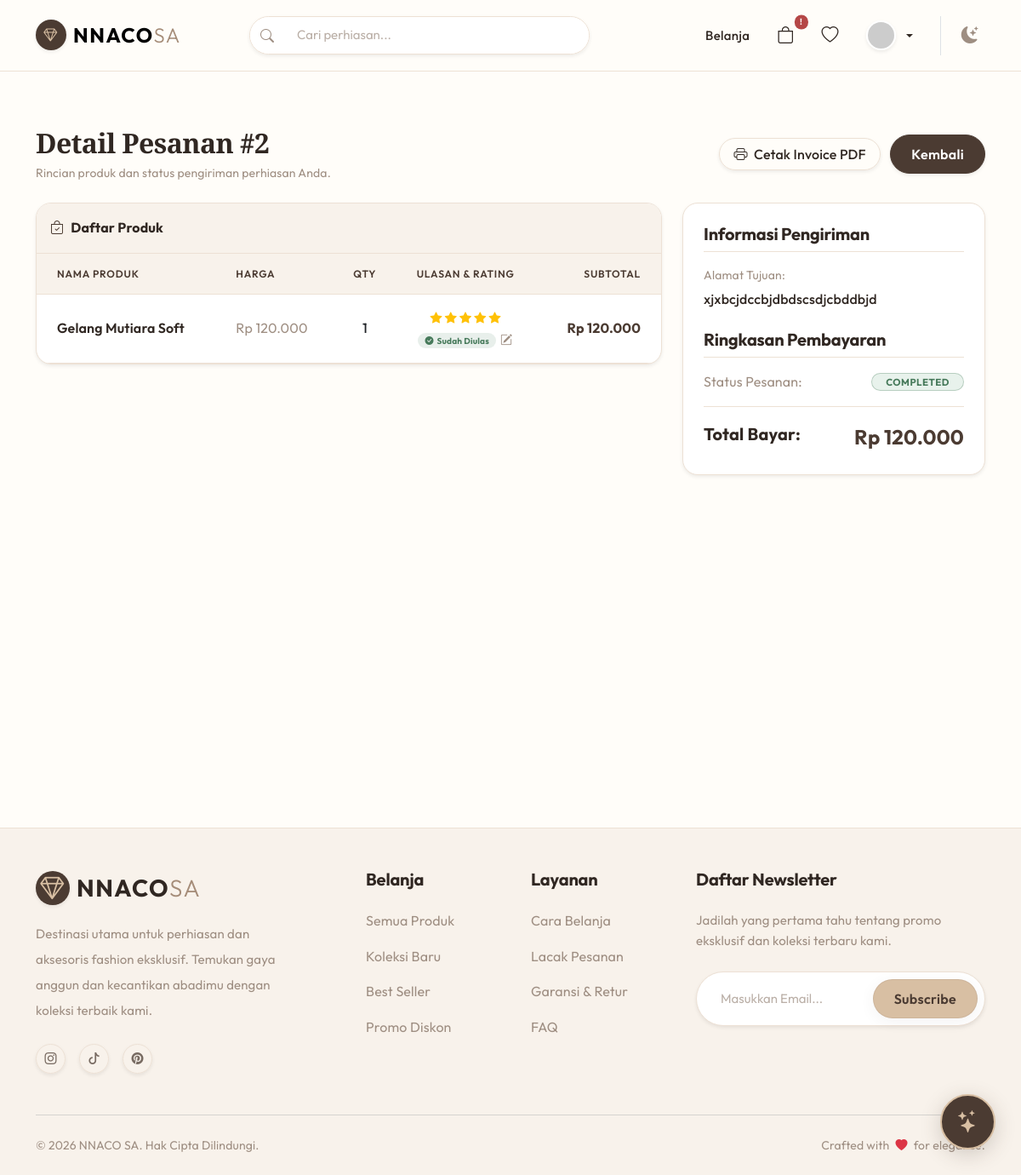
Page /public/order/detail/2 (signed in) on the committed database.
### tables this page shows
CREATE TABLE `orders` (
  `id` int(11) NOT NULL AUTO_INCREMENT,
  `user_id` int(11) NOT NULL,
  `phone` varchar(25) DEFAULT NULL,
  `coupon_id` int(11) DEFAULT NULL,
  `total_amount` decimal(10,2) NOT NULL,
  `status` enum('pending','processing','shipped','completed','cancelled') NOT NULL DEFAULT 'pending',
  `shipping_address` text NOT NULL,
  `created_at` timestamp NOT NULL DEFAULT current_timestamp(),
  PRIMARY KEY (`id`),
  KEY `user_id` (`user_id`),
  KEY `coupon_id` (`coupon_id`),
  CONSTRAINT `orders_ibfk_1` FOREIGN KEY (`user_id`) REFERENCES `users` (`id`),
  CONSTRAINT `orders_ibfk_2` FOREIGN KEY (`coupon_id`) REFERENCES `coupons` (`id`) ON DELETE SET NULL
);

CREATE TABLE `order_items` (
  `id` int(11) NOT NULL AUTO_INCREMENT,
  `order_id` int(11) NOT NULL,
  `product_id` int(11) NOT NULL,
  `quantity` int(11) NOT NULL,
  `price` decimal(10,2) NOT NULL,
  PRIMARY KEY (`id`),
  KEY `order_id` (`order_id`),
  KEY `product_id` (`product_id`),
  CONSTRAINT `order_items_ibfk_1` FOREIGN KEY (`order_id`) REFERENCES `orders` (`id`) ON DELETE CASCADE,
  CONSTRAINT `order_items_ibfk_2` FOREIGN KEY (`product_id`) REFERENCES `products` (`id`)
);

CREATE TABLE `products` (
  `id` int(11) NOT NULL AUTO_INCREMENT,
  `category_id` int(11) NOT NULL,
  `name` varchar(100) NOT NULL,
  `description` text DEFAULT NULL,
  `price` decimal(10,2) NOT NULL,
  `stock` int(11) NOT NULL DEFAULT 0,
  `created_at` timestamp NOT NULL DEFAULT current_timestamp(),
  PRIMARY KEY (`id`),
  KEY `category_id` (`category_id`),
  CONSTRAINT `products_ibfk_1` FOREIGN KEY (`category_id`) REFERENCES `categories` (`id`)
);

CREATE TABLE `reviews` (
  `id` int(11) NOT NULL AUTO_INCREMENT,
  `user_id` int(11) NOT NULL,
  `product_id` int(11) NOT NULL,
  `order_id` int(11) NOT NULL,
  `rating` int(11) NOT NULL CHECK (`rating` >= 1 and `rating` <= 5),
  `comment` text DEFAULT NULL,
  `created_at` timestamp NOT NULL DEFAULT current_timestamp(),
  PRIMARY KEY (`id`),
  KEY `user_id` (`user_id`),
  KEY `product_id` (`product_id`),
  KEY `order_id` (`order_id`),
  CONSTRAINT `reviews_ibfk_1` FOREIGN KEY (`user_id`) REFERENCES `users` (`id`) ON DELETE CASCADE,
  CONSTRAINT `reviews_ibfk_2` FOREIGN KEY (`product_id`) REFERENCES `products` (`id`) ON DELETE CASCADE,
  CONSTRAINT `reviews_ibfk_3` FOREIGN KEY (`order_id`) REFERENCES `orders` (`id`) ON DELETE CASCADE
);

### app/views/order/detail.php (the view, shortened to what the rows shown need)
<div class="container py-4 min-vh-100">
    <div class="d-flex justify-content-between align-items-center mb-4 flex-wrap gap-2">
        <div>
            <h2 class="fw-bold mb-1" style="color:var(--color-text);">Detail Pesanan #<?= $data['order']['id']; ?></h2>
            <p class="text-muted small mb-0">Rincian produk dan status pengiriman perhiasan Anda.</p>
        </div>
        <div>
            <a href="<?= BASEURL; ?>/order/invoice/<?= $data['order']['id']; ?>" target="_blank" class="btn btn-outline-dark rounded-pill me-2 px-3 shadow-sm"><i class="bi bi-printer me-1"></i> Cetak Invoice PDF</a>
            <a href="<?= BASEURL; ?>/order" class="btn btn-primary rounded-pill px-4 shadow-sm">Kembali</a>
        </div>
    </div>
    <div class="row g-4">
        <div class="col-md-8">
            <div class="card card-soft border shadow-sm mb-4" style="background:var(--color-surface); border-color:var(--color-border) !important;">
                <div class="card-header py-3 fw-bold border-bottom" style="background:var(--color-surface-soft); border-color:var(--color-border) !important; color:var(--color-text);">
                    <i class="bi bi-bag-check me-2 text-primary"></i>Daftar Produk
                </div>
                <div class="card-body p-0">
                    <div class="table-responsive">
                        <table class="table mb-0 align-middle">
                            <thead class="table-light">
                                <tr>
                                    <th class="ps-4">Nama Produk</th>
                                    <th>Harga</th>
                                    <th class="text-center">Qty</th>
                                    <th class="text-center">Ulasan & Rating</th>
                                    <th class="pe-4 text-end">Subtotal</th>
                                </tr>
                            </thead>
                            <tbody>
                                <?php foreach($data['items'] as $item): ?>
                                <tr>
                                    <td class="ps-4 py-3 fw-medium" style="max-width:220px; color:var(--color-text);">
                                        <a href="<?= BASEURL; ?>/catalog/detail/<?= $item['product_id']; ?>" class="text-decoration-none text-reset hover-primary d-block text-truncate fw-semibold">
                                            <?= Security::escape($item['name']); ?>
                                        </a>
                                    </td>
                                    <td class="text-muted">Rp <?= number_format($item['price'], 0, ',', '.'); ?></td>
                                    <td class="text-center fw-medium"><?= $item['quantity']; ?></td>
                                    <td class="text-center">
                                        <?php
                                            $userReview = $data['reviews'][$item['product_id']] ?? null;
                                            $orderStatus = strtolower($data['order']['status']);
                                            $canReview = in_array($orderStatus, ['processing', 'shipped', 'completed', 'delivered']);
                                        ?>
                                        <?php if($userReview): ?>
                                            <div class="d-inline-flex flex-column align-items-center">
                                                <div class="text-warning small mb-1">
                                                    <?php for($s=1; $s<=5; $s++): ?>
                                                        <i class="bi <?= ($s <= (int)$userReview['rating']) ? 'bi-star-fill' : 'bi-star'; ?>"></i>
                                                    <?php endfor; ?>
                                                </div>
                                                <div class="d-flex align-items-center gap-1">
                                                    <span class="badge rounded-pill px-2 py-1" style="background:rgba(71,122,91,0.12); color:var(--color-success); font-size:10px;">
                                                        <i class="bi bi-check-circle-fill me-1"></i>Sudah Diulas
                                                    </span>
                                                    <button type="button" class="btn btn-sm btn-link p-0 text-muted small text-decoration-none" data-bs-toggle="modal" data-bs-target="#reviewModal<?= $item['product_id']; ?>" title="Ubah Ulasan">
                                                        <i class="bi bi-pencil-square"></i>
                                                    </button>
                                                </div>
                                            </div>
                                        <?php elseif($canReview): ?>
                                            <button type="button" class="btn btn-sm btn-primary-soft rounded-pill px-3 shadow-sm fw-semibold" data-bs-toggle="modal" data-bs-target="#reviewModal<?= $item['product_id']; ?>">
                                                <i class="bi bi-star-fill text-warning me-1"></i> Beri Ulasan
                                            </button>
                                        <?php else: ?>
                                            <span class="text-muted small fst-italic">Menunggu pesanan</span>
                                        <?php endif; ?>
                                    </td>
                                    <td class="pe-4 text-end fw-bold" style="color:var(--color-primary);">Rp <?= number_format($item['price'] * $item['quantity'], 0, ',', '.'); ?></td>
                                </tr>
                                <?php endforeach; ?>
                            </tbody>
                        </table>
                    </div>
                </div>
            </div>
        </div>
        <div class="col-md-4">
            <div class="card card-soft border shadow-sm mb-4" style="background:var(--color-surface); border-color:var(--color-border) !important;">
                <div class="card-body p-4">
                    <h5 class="fw-bold mb-3 border-bottom pb-2" style="color:var(--color-text); border-color:var(--color-border) !important;">Informasi Pengiriman</h5>
                    <p class="small text-muted mb-1">Alamat Tujuan:</p>
                    <p class="fw-medium lh-base mb-3" style="color:var(--color-text);"><?= nl2br(Security::escape($data['order']['shipping_address'])); ?></p>
                    <h5 class="fw-bold mt-4 mb-3 border-bottom pb-2" style="color:var(--color-text); border-color:var(--color-border) !important;">Ringkasan Pembayaran</h5>
                    <div class="d-flex justify-content-between mb-2 align-items-center">
                        <span class="text-muted">Status Pesanan:</span>
                        <?php
                            $st = strtolower($data['order']['status']);
                            $badgeStyle = 'background:var(--color-taupe); color:#fff;';
                            if ($st == 'pending') $badgeStyle = 'background:var(--color-warning-soft); color:var(--color-warning); border:1px solid rgba(166,106,32,0.3);';
                            elseif ($st == 'processing') $badgeStyle = 'background:var(--color-info-soft); color:var(--color-info); border:1px solid rgba(82,109,130,0.3);';
                            elseif ($st == 'shipped') $badgeStyle = 'background:var(--color-primary); color:var(--color-accent);';
                            elseif ($st == 'completed' || $st == 'delivered') $badgeStyle = 'background:var(--color-success-soft); color:var(--color-success); border:1px solid rgba(71,122,91,0.3);';
                            elseif ($st == 'cancelled') $badgeStyle = 'background:var(--color-danger-soft); color:var(--color-danger); border:1px solid rgba(181,71,71,0.3);';
                        ?>
                        <span class="badge rounded-pill text-uppercase px-3 py-1" style="font-size:11.5px; letter-spacing:0.5px; <?= $badgeStyle; ?>"><?= $data['order']['status']; ?></span>
                    </div>
                    <div class="d-flex justify-content-between mt-3 pt-3 border-top" style="border-color:var(--color-border) !important;">
                        <span class="fw-bold fs-5" style="color:var(--color-text);">Total Bayar:</span>
                        <strong class="fs-4" style="color:var(--color-primary);">Rp <?= number_format($data['order']['total_amount'], 0, ',', '.'); ?></strong>
                    </div>
                </div>
            </div>
        </div>
    </div>
</div>

### rows in the picture
orders: id "2", shipping_address "xjxbcjdccbjdbdscsdjcbddbjd", status "COMPLETED", total_amount "120.000"
order_items: product.name "Gelang Mutiara Soft", price "120.000", quantity "1", $item['price'] * $item['quantity'] "120.000"
